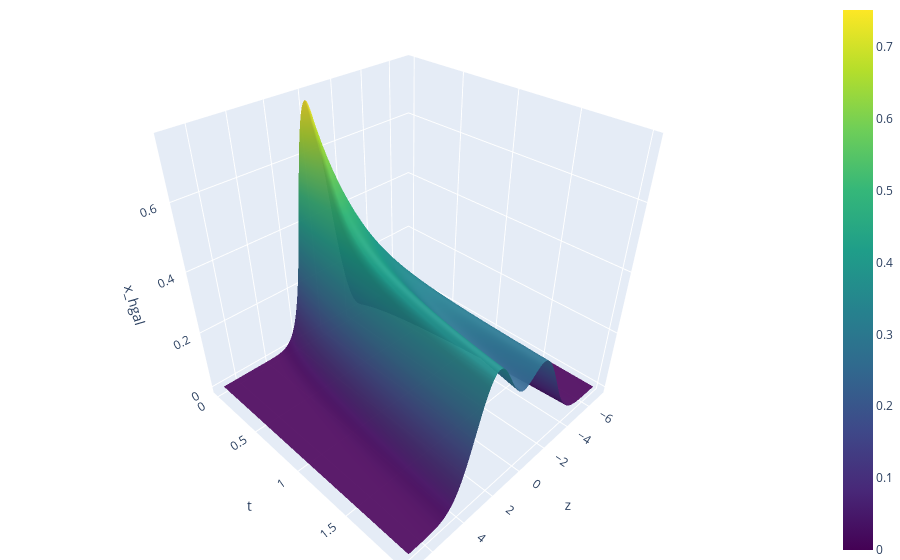

Write notebook code for a chart like this one.
### Markdown cell above
## homogeneous Galerkin

### Code cell
z_vals, t_vals, X_hgal = num_approx_hgalerkin(x0, n, hz, ht, Tmax)

# interactive surface plot (x, t, M)
plot_sim_result(z_vals, t_vals, X_hgal, 'x_hgal')

### Figure 1 — Plotly figure (JSON) as saved in the notebook; plotly's stock layout.template omitted (floating-point values rounded to 4 significant figures; data arrays with more than 128 entries replaced by an {"elided": "..."} marker saying what was removed)
{"data": [{"colorscale": [[0, "#440154"], [0.1111, "#482878"], [0.2222, "#3e4989"], [0.3333, "#31688e"], [0.4444, "#26828e"], [0.5556, "#1f9e89"], [0.6667, "#35b779"], [0.7778, "#6ece58"], [0.8889, "#b5de2b"], [1, "#fde725"]], "contours": {"z": {"highlight": false, "usecolormap": true}}, "opacity": 0.95, "type": "surface", "x": {"elided": "141 float values"}, "y": [0.0, 0.05, 0.1, 0.15, 0.2, 0.25, 0.3, 0.35, 0.4, 0.45, 0.5, 0.55, 0.6, 0.65, 0.7, 0.75, 0.8, 0.85, 0.9, 0.95, 1.0, 1.05, 1.1, 1.15, 1.2, 1.25, 1.3, 1.35, 1.4, 1.45, 1.5, 1.55, 1.6, 1.65, 1.7, 1.75, 1.8, 1.85, 1.9, 1.95, 2.0], "z": {"elided": "41x141 float values"}}], "layout": {"autosize": true, "margin": {"b": 0, "l": 0, "r": 0, "t": 0}, "scene": {"xaxis": {"title": {"text": "z"}}, "yaxis": {"title": {"text": "t"}}, "zaxis": {"title": {"text": "x_hgal"}}}}}
